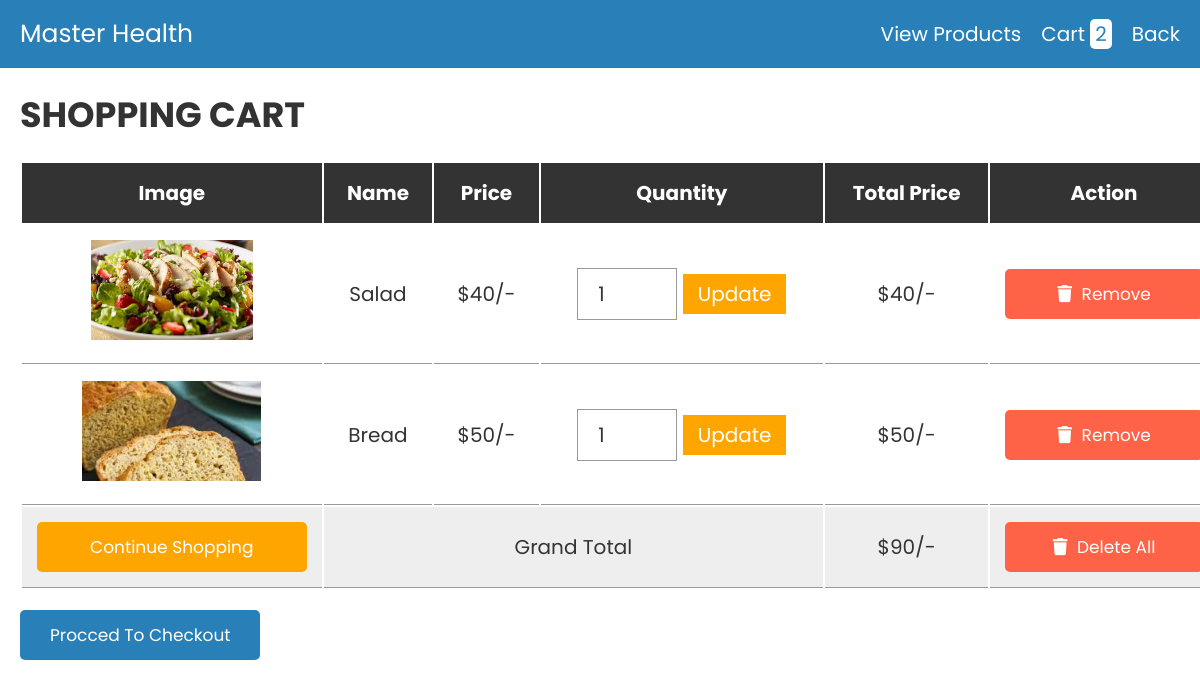
The app's page /cart.php with its own data.
### tables this page shows
CREATE TABLE `cart` (
  `id` int(11) NOT NULL,
  `name` varchar(30) NOT NULL,
  `price` int(11) NOT NULL,
  `image` longblob NOT NULL,
  `quantity` int(11) NOT NULL
);

### cart.php (the view, shortened to what this page needs)
<?php
@include 'db.php';
?>
<!DOCTYPE html>
<html lang="en">
<head>
   <link rel="stylesheet" href="https://cdnjs.cloudflare.com/ajax/libs/font-awesome/6.0.0/css/all.min.css">
   <link rel="stylesheet" href="css/style.css">
</head>
<body>
<?php include 'header.php'; ?>
<div class="container">
<section class="shopping-cart">
   <h1 class="heading">shopping cart</h1>
   <table>
      <thead>
         <th>image</th>
         <th>name</th>
         <th>price</th>
         <th>quantity</th>
         <th>total price</th>
         <th>action</th>
      </thead>
      <tbody>
         <?php
         $select_cart = mysqli_query($conn, "SELECT * FROM `cart`");
         $grand_total = 0;
         if(mysqli_num_rows($select_cart) > 0){
            while($fetch_cart = mysqli_fetch_assoc($select_cart)){
         ?>
         <tr>
            <td><img src="uploaded_img/<?php echo $fetch_cart['image']; ?>" height="100" alt=""></td>
            <td><?php echo $fetch_cart['name']; ?></td>
            <td>$<?php echo number_format($fetch_cart['price']); ?>/-</td>
            <td>
               <form action="" method="post">
                  <input type="number" name="update_quantity" min="1"  value="<?php echo $fetch_cart['quantity']; ?>" >
                  <input type="submit" value="update" name="update_update_btn">
               </form>
            </td>
            <td>$<?php echo $sub_total = number_format($fetch_cart['price'] * $fetch_cart['quantity']); ?>/-</td>
            <td><a href="cart.php?remove=<?php echo $fetch_cart['id']; ?>" onclick="return confirm('remove item from cart?')" class="delete-btn"> <i class="fas fa-trash"></i> remove</a></td>
         </tr>
         <?php
           $grand_total += $sub_total;
            };
         };
         ?>
         <tr class="table-bottom">
            <td><a href="products.php" class="option-btn" style="margin-top: 0;">continue shopping</a></td>
            <td colspan="3">grand total</td>
            <td>$<?php echo $grand_total; ?>/-</td>
            <td><a href="cart.php?delete_all" onclick="return confirm('are you sure you want to delete all?');" class="delete-btn"> <i class="fas fa-trash"></i> delete all </a></td>
         </tr>
      </tbody>
   </table>
   <div class="checkout-btn">
      <a href="checkout.php" class="btn <?= ($grand_total > 1)?'':'disabled'; ?>">procced to checkout</a>
   </div>
</section>
</div>
</body>
</html>

### css/style.css (style rules this page uses)
:root { --blue:#2980b9; --red:tomato; --orange:orange; --black:#333; --white:#fff; --bg-color:#eee; --dark-bg:rgba(0,0,0,.7); --box-shadow:0 .5rem 1rem rgba(0,0,0,.1); --border:.1rem solid #999; }
* { font-family: 'Poppins', sans-serif; margin:0; padding:0; box-sizing: border-box; outline: none; border:none; text-decoration: none; text-transform: capitalize; }
html { font-size: 62.5%; overflow-x: hidden; }
.container { max-width: 1200px; margin:0 auto; }
section { padding:2rem; }
.heading { text-align: center; font-size: 3.5rem; text-transform: uppercase; color:var(--black); margin-bottom: 2rem; }
.btn, .option-btn, .delete-btn { display: block; width: 100%; text-align: center; background-color: var(--blue); color:var(--white); font-size: 1.7rem; padding:1.2rem 3rem; border-radius: .5rem; cursor: pointer; margin-top: 1rem; }
.option-btn i, .delete-btn i { padding-right: .5rem; }
.option-btn { background-color: var(--orange); }
.delete-btn { margin-top: 0; background-color: var(--red); }
.shopping-cart table { text-align: center; width: 100%; }
.shopping-cart table thead th { padding:1.5rem; font-size: 2rem; color:var(--white); background-color: var(--black); }
.shopping-cart table tr td { border-bottom: var(--border); padding:1.5rem; font-size: 2rem; color:var(--black); }
.shopping-cart table input[type="number"] { border: var(--border); padding:1rem 2rem; font-size: 2rem; color:var(--black); width: 10rem; }
.shopping-cart table input[type="submit"] { padding:.5rem 1.5rem; cursor: pointer; font-size: 2rem; background-color: var(--orange); color:var(--white); }
.shopping-cart table .table-bottom { background-color: var(--bg-color); }
.shopping-cart .checkout-btn { text-align: center; margin-top: 1rem; }
.shopping-cart .checkout-btn a { display: inline-block; width: auto; }
@media (max-width:1200px) { .shopping-cart { overflow-x: scroll; } }
@media (max-width:1200px) { .shopping-cart table { width: 120rem; } }
@media (max-width:1200px) { .shopping-cart .heading { text-align: left; } }
@media (max-width:1200px) { .shopping-cart .checkout-btn { text-align: left; } }

### records on screen
cart: image (picture), name "Salad", price "40", update_quantity "1"
cart: image (picture), name "Bread", price "50", update_quantity "1"

### other values on screen
$row_count "2"
$grand_total "90"
